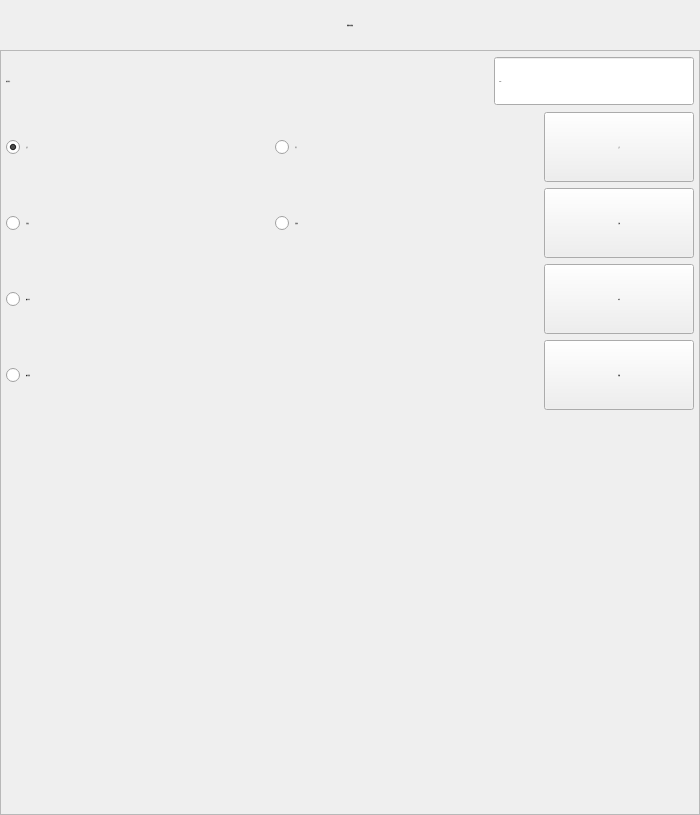
<?xml version="1.0" encoding="UTF-8"?>
<ui version="4.0">
 <class>FormActRun</class>
 <widget class="QWidget" name="FormActRun">
  <property name="geometry">
   <rect>
    <x>0</x>
    <y>0</y>
    <width>700</width>
    <height>815</height>
   </rect>
  </property>
  <property name="minimumSize">
   <size>
    <width>700</width>
    <height>815</height>
   </size>
  </property>
  <property name="maximumSize">
   <size>
    <width>700</width>
    <height>815</height>
   </size>
  </property>
  <property name="font">
   <font>
    <family>微软雅黑</family>
    <pointsize>-1</pointsize>
    <weight>50</weight>
    <italic>false</italic>
    <bold>false</bold>
   </font>
  </property>
  <property name="windowTitle">
   <string notr="true">副臂动作</string>
  </property>
  <property name="styleSheet">
   <string notr="true">font: 28px &quot;微软雅黑&quot;;</string>
  </property>
  <layout class="QVBoxLayout" name="verticalLayout">
   <property name="spacing">
    <number>0</number>
   </property>
   <property name="margin">
    <number>0</number>
   </property>
   <item>
    <widget class="QLabel" name="labelParaTitle">
     <property name="sizePolicy">
      <sizepolicy hsizetype="Preferred" vsizetype="Fixed">
       <horstretch>0</horstretch>
       <verstretch>0</verstretch>
      </sizepolicy>
     </property>
     <property name="minimumSize">
      <size>
       <width>0</width>
       <height>50</height>
      </size>
     </property>
     <property name="font">
      <font>
       <family>微软雅黑</family>
       <pointsize>-1</pointsize>
       <weight>50</weight>
       <italic>false</italic>
       <bold>false</bold>
      </font>
     </property>
     <property name="styleSheet">
      <string notr="true">QLabel#labelParaTitle
{
	color: black;
	border-image: url(:/img/widget/Panel.png) 0 4 0 4;
	border-left: 4px transparent;
	border-right: 4px transparent;
}
</string>
     </property>
     <property name="text">
      <string>副臂动作参数</string>
     </property>
     <property name="alignment">
      <set>Qt::AlignCenter</set>
     </property>
    </widget>
   </item>
   <item>
    <widget class="QFrame" name="frameActRun">
     <property name="font">
      <font>
       <family>微软雅黑</family>
       <pointsize>-1</pointsize>
       <weight>50</weight>
       <italic>false</italic>
       <bold>false</bold>
      </font>
     </property>
     <property name="styleSheet">
      <string notr="true"/>
     </property>
     <property name="frameShape">
      <enum>QFrame::StyledPanel</enum>
     </property>
     <property name="frameShadow">
      <enum>QFrame::Plain</enum>
     </property>
     <layout class="QGridLayout" name="gridLayout_2">
      <property name="margin">
       <number>5</number>
      </property>
      <item row="4" column="0">
       <layout class="QHBoxLayout" name="horizontalLayout_5">
        <item>
         <widget class="xRadioButton" name="radioVer">
          <property name="sizePolicy">
           <sizepolicy hsizetype="Expanding" vsizetype="Fixed">
            <horstretch>0</horstretch>
            <verstretch>0</verstretch>
           </sizepolicy>
          </property>
          <property name="minimumSize">
           <size>
            <width>150</width>
            <height>50</height>
           </size>
          </property>
          <property name="maximumSize">
           <size>
            <width>16777215</width>
            <height>50</height>
           </size>
          </property>
          <property name="font">
           <font>
            <family>微软雅黑</family>
            <pointsize>-1</pointsize>
            <weight>50</weight>
            <italic>false</italic>
            <bold>false</bold>
           </font>
          </property>
          <property name="focusPolicy">
           <enum>Qt::NoFocus</enum>
          </property>
          <property name="text">
           <string>倒角垂直</string>
          </property>
          <property name="iconSize">
           <size>
            <width>32</width>
            <height>32</height>
           </size>
          </property>
         </widget>
        </item>
        <item>
         <widget class="xPushButton" name="BtnRotateVer">
          <property name="minimumSize">
           <size>
            <width>150</width>
            <height>70</height>
           </size>
          </property>
          <property name="maximumSize">
           <size>
            <width>150</width>
            <height>70</height>
           </size>
          </property>
          <property name="font">
           <font>
            <family>微软雅黑</family>
            <pointsize>-1</pointsize>
            <weight>50</weight>
            <italic>false</italic>
            <bold>false</bold>
           </font>
          </property>
          <property name="focusPolicy">
           <enum>Qt::NoFocus</enum>
          </property>
          <property name="text">
           <string>垂直</string>
          </property>
          <property name="iconSize">
           <size>
            <width>32</width>
            <height>32</height>
           </size>
          </property>
          <property name="checkable">
           <bool>false</bool>
          </property>
         </widget>
        </item>
       </layout>
      </item>
      <item row="6" column="0">
       <spacer name="verticalSpacer">
        <property name="orientation">
         <enum>Qt::Vertical</enum>
        </property>
        <property name="sizeHint" stdset="0">
         <size>
          <width>20</width>
          <height>40</height>
         </size>
        </property>
       </spacer>
      </item>
      <item row="0" column="0">
       <layout class="QHBoxLayout" name="horizontalLayout">
        <item>
         <widget class="QLabel" name="labelTime">
          <property name="sizePolicy">
           <sizepolicy hsizetype="Expanding" vsizetype="Fixed">
            <horstretch>0</horstretch>
            <verstretch>0</verstretch>
           </sizepolicy>
          </property>
          <property name="minimumSize">
           <size>
            <width>150</width>
            <height>50</height>
           </size>
          </property>
          <property name="maximumSize">
           <size>
            <width>16777215</width>
            <height>50</height>
           </size>
          </property>
          <property name="font">
           <font>
            <family>微软雅黑</family>
            <pointsize>-1</pointsize>
            <weight>50</weight>
            <italic>false</italic>
            <bold>false</bold>
           </font>
          </property>
          <property name="text">
           <string>动作时间：</string>
          </property>
         </widget>
        </item>
        <item>
         <widget class="xDoubleSpinBox" name="BoxDelay">
          <property name="enabled">
           <bool>true</bool>
          </property>
          <property name="sizePolicy">
           <sizepolicy hsizetype="Fixed" vsizetype="Fixed">
            <horstretch>0</horstretch>
            <verstretch>0</verstretch>
           </sizepolicy>
          </property>
          <property name="minimumSize">
           <size>
            <width>200</width>
            <height>50</height>
           </size>
          </property>
          <property name="maximumSize">
           <size>
            <width>200</width>
            <height>50</height>
           </size>
          </property>
          <property name="font">
           <font>
            <family>微软雅黑</family>
            <pointsize>-1</pointsize>
            <weight>50</weight>
            <italic>false</italic>
            <bold>false</bold>
           </font>
          </property>
          <property name="focusPolicy">
           <enum>Qt::ClickFocus</enum>
          </property>
          <property name="alignment">
           <set>Qt::AlignLeading|Qt::AlignLeft|Qt::AlignVCenter</set>
          </property>
          <property name="buttonSymbols">
           <enum>QAbstractSpinBox::NoButtons</enum>
          </property>
          <property name="suffix">
           <string notr="true">s</string>
          </property>
          <property name="decimals">
           <number>2</number>
          </property>
          <property name="maximum">
           <double>600.000000000000000</double>
          </property>
          <property name="singleStep">
           <double>0.100000000000000</double>
          </property>
          <property name="HasBtn" stdset="0">
           <bool>true</bool>
          </property>
         </widget>
        </item>
       </layout>
      </item>
      <item row="2" column="0">
       <layout class="QHBoxLayout" name="horizontalLayout_3">
        <item>
         <widget class="xRadioButton" name="radioButton_adv">
          <property name="sizePolicy">
           <sizepolicy hsizetype="Expanding" vsizetype="Fixed">
            <horstretch>0</horstretch>
            <verstretch>0</verstretch>
           </sizepolicy>
          </property>
          <property name="minimumSize">
           <size>
            <width>150</width>
            <height>50</height>
           </size>
          </property>
          <property name="maximumSize">
           <size>
            <width>16777215</width>
            <height>50</height>
           </size>
          </property>
          <property name="font">
           <font>
            <family>微软雅黑</family>
            <pointsize>-1</pointsize>
            <weight>50</weight>
            <italic>false</italic>
            <bold>false</bold>
           </font>
          </property>
          <property name="focusPolicy">
           <enum>Qt::NoFocus</enum>
          </property>
          <property name="text">
           <string>引拔进</string>
          </property>
          <property name="iconSize">
           <size>
            <width>32</width>
            <height>32</height>
           </size>
          </property>
          <property name="checked">
           <bool>false</bool>
          </property>
         </widget>
        </item>
        <item>
         <widget class="xRadioButton" name="radioButton_ret">
          <property name="sizePolicy">
           <sizepolicy hsizetype="Expanding" vsizetype="Fixed">
            <horstretch>0</horstretch>
            <verstretch>0</verstretch>
           </sizepolicy>
          </property>
          <property name="minimumSize">
           <size>
            <width>150</width>
            <height>50</height>
           </size>
          </property>
          <property name="maximumSize">
           <size>
            <width>16777215</width>
            <height>50</height>
           </size>
          </property>
          <property name="font">
           <font>
            <family>微软雅黑</family>
            <pointsize>-1</pointsize>
            <weight>50</weight>
            <italic>false</italic>
            <bold>false</bold>
           </font>
          </property>
          <property name="focusPolicy">
           <enum>Qt::NoFocus</enum>
          </property>
          <property name="text">
           <string>引拔退</string>
          </property>
          <property name="iconSize">
           <size>
            <width>32</width>
            <height>32</height>
           </size>
          </property>
         </widget>
        </item>
        <item>
         <widget class="xPushButton" name="BtnRaHor">
          <property name="minimumSize">
           <size>
            <width>150</width>
            <height>70</height>
           </size>
          </property>
          <property name="maximumSize">
           <size>
            <width>150</width>
            <height>70</height>
           </size>
          </property>
          <property name="font">
           <font>
            <family>微软雅黑</family>
            <pointsize>-1</pointsize>
            <weight>50</weight>
            <italic>false</italic>
            <bold>false</bold>
           </font>
          </property>
          <property name="focusPolicy">
           <enum>Qt::NoFocus</enum>
          </property>
          <property name="text">
           <string>引拔</string>
          </property>
          <property name="iconSize">
           <size>
            <width>32</width>
            <height>32</height>
           </size>
          </property>
          <property name="checkable">
           <bool>false</bool>
          </property>
         </widget>
        </item>
       </layout>
      </item>
      <item row="1" column="0">
       <layout class="QHBoxLayout" name="horizontalLayout_2">
        <item>
         <widget class="xRadioButton" name="radioButton_asc">
          <property name="sizePolicy">
           <sizepolicy hsizetype="Expanding" vsizetype="Fixed">
            <horstretch>0</horstretch>
            <verstretch>0</verstretch>
           </sizepolicy>
          </property>
          <property name="minimumSize">
           <size>
            <width>150</width>
            <height>50</height>
           </size>
          </property>
          <property name="maximumSize">
           <size>
            <width>16777215</width>
            <height>50</height>
           </size>
          </property>
          <property name="font">
           <font>
            <family>微软雅黑</family>
            <pointsize>-1</pointsize>
            <weight>50</weight>
            <italic>false</italic>
            <bold>false</bold>
           </font>
          </property>
          <property name="focusPolicy">
           <enum>Qt::NoFocus</enum>
          </property>
          <property name="text">
           <string>上行</string>
          </property>
          <property name="iconSize">
           <size>
            <width>32</width>
            <height>32</height>
           </size>
          </property>
          <property name="checked">
           <bool>true</bool>
          </property>
         </widget>
        </item>
        <item>
         <widget class="xRadioButton" name="radioButton_des">
          <property name="sizePolicy">
           <sizepolicy hsizetype="Expanding" vsizetype="Fixed">
            <horstretch>0</horstretch>
            <verstretch>0</verstretch>
           </sizepolicy>
          </property>
          <property name="minimumSize">
           <size>
            <width>150</width>
            <height>50</height>
           </size>
          </property>
          <property name="maximumSize">
           <size>
            <width>16777215</width>
            <height>50</height>
           </size>
          </property>
          <property name="font">
           <font>
            <family>微软雅黑</family>
            <pointsize>-1</pointsize>
            <weight>50</weight>
            <italic>false</italic>
            <bold>false</bold>
           </font>
          </property>
          <property name="focusPolicy">
           <enum>Qt::NoFocus</enum>
          </property>
          <property name="text">
           <string>下行</string>
          </property>
          <property name="iconSize">
           <size>
            <width>32</width>
            <height>32</height>
           </size>
          </property>
         </widget>
        </item>
        <item>
         <widget class="xPushButton" name="BtnVer">
          <property name="minimumSize">
           <size>
            <width>150</width>
            <height>70</height>
           </size>
          </property>
          <property name="maximumSize">
           <size>
            <width>150</width>
            <height>70</height>
           </size>
          </property>
          <property name="font">
           <font>
            <family>微软雅黑</family>
            <pointsize>-1</pointsize>
            <weight>50</weight>
            <italic>false</italic>
            <bold>false</bold>
           </font>
          </property>
          <property name="focusPolicy">
           <enum>Qt::NoFocus</enum>
          </property>
          <property name="text">
           <string>上下</string>
          </property>
          <property name="iconSize">
           <size>
            <width>32</width>
            <height>32</height>
           </size>
          </property>
          <property name="checkable">
           <bool>false</bool>
          </property>
         </widget>
        </item>
       </layout>
      </item>
      <item row="3" column="0">
       <layout class="QHBoxLayout" name="horizontalLayout_4">
        <item>
         <widget class="xRadioButton" name="radioHor">
          <property name="sizePolicy">
           <sizepolicy hsizetype="Expanding" vsizetype="Fixed">
            <horstretch>0</horstretch>
            <verstretch>0</verstretch>
           </sizepolicy>
          </property>
          <property name="minimumSize">
           <size>
            <width>150</width>
            <height>50</height>
           </size>
          </property>
          <property name="maximumSize">
           <size>
            <width>16777215</width>
            <height>50</height>
           </size>
          </property>
          <property name="font">
           <font>
            <family>微软雅黑</family>
            <pointsize>-1</pointsize>
            <weight>50</weight>
            <italic>false</italic>
            <bold>false</bold>
           </font>
          </property>
          <property name="focusPolicy">
           <enum>Qt::NoFocus</enum>
          </property>
          <property name="text">
           <string>倒角水平</string>
          </property>
          <property name="iconSize">
           <size>
            <width>32</width>
            <height>32</height>
           </size>
          </property>
          <property name="checked">
           <bool>false</bool>
          </property>
         </widget>
        </item>
        <item>
         <widget class="xPushButton" name="BtnRotateHor">
          <property name="minimumSize">
           <size>
            <width>150</width>
            <height>70</height>
           </size>
          </property>
          <property name="maximumSize">
           <size>
            <width>150</width>
            <height>70</height>
           </size>
          </property>
          <property name="font">
           <font>
            <family>微软雅黑</family>
            <pointsize>-1</pointsize>
            <weight>50</weight>
            <italic>false</italic>
            <bold>false</bold>
           </font>
          </property>
          <property name="focusPolicy">
           <enum>Qt::NoFocus</enum>
          </property>
          <property name="text">
           <string>水平</string>
          </property>
          <property name="iconSize">
           <size>
            <width>32</width>
            <height>32</height>
           </size>
          </property>
          <property name="checkable">
           <bool>false</bool>
          </property>
         </widget>
        </item>
       </layout>
      </item>
     </layout>
    </widget>
   </item>
  </layout>
 </widget>
 <customwidgets>
  <customwidget>
   <class>xPushButton</class>
   <extends>QPushButton</extends>
   <header>xpushbutton.h</header>
  </customwidget>
  <customwidget>
   <class>xRadioButton</class>
   <extends>QRadioButton</extends>
   <header>xradiobutton.h</header>
  </customwidget>
  <customwidget>
   <class>xDoubleSpinBox</class>
   <extends>QDoubleSpinBox</extends>
   <header>xdoublespinbox.h</header>
   <slots>
    <signal>clicked()</signal>
   </slots>
  </customwidget>
 </customwidgets>
 <resources/>
 <connections>
  <connection>
   <sender>BoxDelay</sender>
   <signal>clicked()</signal>
   <receiver>FormActRun</receiver>
   <slot>inputDelay()</slot>
   <hints>
    <hint type="sourcelabel">
     <x>242</x>
     <y>86</y>
    </hint>
    <hint type="destinationlabel">
     <x>105</x>
     <y>0</y>
    </hint>
   </hints>
  </connection>
  <connection>
   <sender>BtnRaHor</sender>
   <signal>clicked()</signal>
   <receiver>FormActRun</receiver>
   <slot>armAdvRet()</slot>
   <hints>
    <hint type="sourcelabel">
     <x>262</x>
     <y>181</y>
    </hint>
    <hint type="destinationlabel">
     <x>498</x>
     <y>178</y>
    </hint>
   </hints>
  </connection>
  <connection>
   <sender>BtnVer</sender>
   <signal>clicked()</signal>
   <receiver>FormActRun</receiver>
   <slot>armAscDes()</slot>
   <hints>
    <hint type="sourcelabel">
     <x>261</x>
     <y>268</y>
    </hint>
    <hint type="destinationlabel">
     <x>426</x>
     <y>271</y>
    </hint>
   </hints>
  </connection>
  <connection>
   <sender>BtnRotateHor</sender>
   <signal>clicked()</signal>
   <receiver>FormActRun</receiver>
   <slot>armRotHor()</slot>
   <hints>
    <hint type="sourcelabel">
     <x>316</x>
     <y>242</y>
    </hint>
    <hint type="destinationlabel">
     <x>394</x>
     <y>149</y>
    </hint>
   </hints>
  </connection>
  <connection>
   <sender>BtnRotateVer</sender>
   <signal>clicked()</signal>
   <receiver>FormActRun</receiver>
   <slot>armRotVer()</slot>
   <hints>
    <hint type="sourcelabel">
     <x>710</x>
     <y>242</y>
    </hint>
    <hint type="destinationlabel">
     <x>394</x>
     <y>149</y>
    </hint>
   </hints>
  </connection>
 </connections>
 <slots>
  <slot>inputDelay()</slot>
  <slot>armAdvRet()</slot>
  <slot>armAscDes()</slot>
  <slot>armRotHor()</slot>
  <slot>armRotVer()</slot>
 </slots>
</ui>
